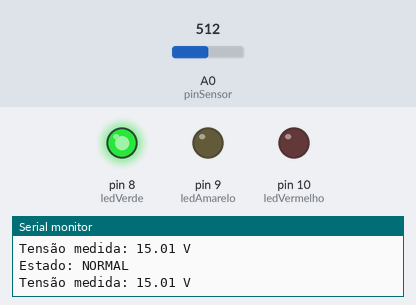
The sketch below on a simulated Arduino Uno, built with avr-gcc and run on an emulated ATmega328P. Parts: output pins drawn as LEDs (lit = HIGH), the last lines printed to the serial monitor. Inputs (shaded band) come from the test bench; at power-on: A0 (pinSensor) = 512.

Above: at 2.8 s.
2.9 s: A0 (pinSensor) set to 807
5.6 s: A0 (pinSensor) set to 829
At 6.6 s:
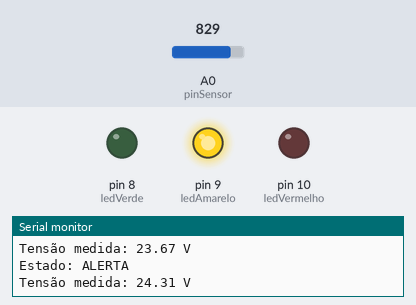
8.3 s: A0 (pinSensor) set to 913
11.2 s: A0 (pinSensor) set to 932
At 12.4 s:
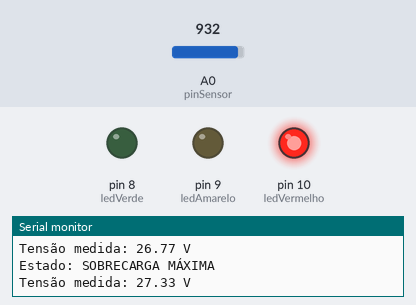
13.9 s: A0 (pinSensor) set to 900
At 15.2 s:
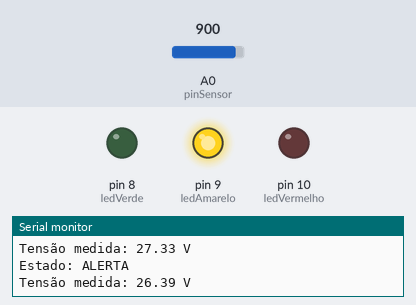
16.6 s: A0 (pinSensor) set to 1023
At 18.3 s:
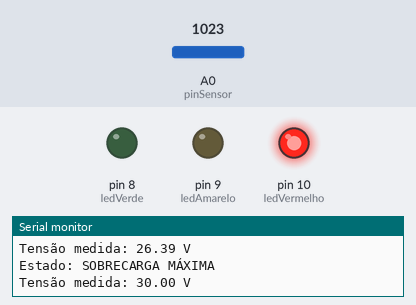
Timing chart, 0 to 19.8 s (numbered marks = the images above; inputs shaded):
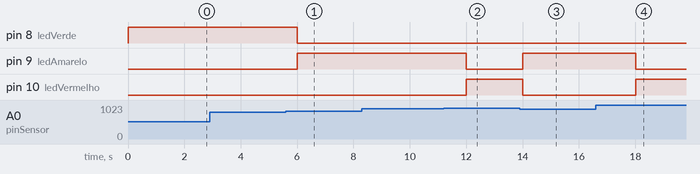

Measured:
- the behaviour switches between 818 and 819 on A0 (pinSensor) (found by bisection; images 0 and 1)
- the behaviour switches between 920 and 921 on A0 (pinSensor) (found by bisection; images 1 and 2)
- after the input at 5.6 s, pin 8 (ledVerde): HIGH → LOW after 0.40 s; pin 9 (ledAmarelo): LOW → HIGH after 0.40 s
- after the input at 11.2 s, pin 9 (ledAmarelo): HIGH → LOW after 0.81 s; pin 10 (ledVermelho): LOW → HIGH after 0.81 s
- after the input at 13.9 s, pin 9 (ledAmarelo): LOW → HIGH after 0.11 s; pin 10 (ledVermelho): HIGH → LOW after 0.11 s
- after the input at 16.6 s, pin 9 (ledAmarelo): HIGH → LOW after 1.4 s; pin 10 (ledVermelho): LOW → HIGH after 1.4 s

The sketch:

Exerc_cio-3.ino
```cpp
// Link do Tinkercad

// https://www.tinkercad.com/things/jJioUXsUmn2-copy-of-exercicio-03-cp2-sers/editel?returnTo=%2Fthings%2FjJioUXsUmn2-copy-of-exercicio-03-cp2-sers&sharecode=tDhot8OSGdBBLiKJwY3UmMEnxfMcHZmIO1FTyI_g03s

const int pinSensor = A0;
const int ledVerde = 8;
const int ledAmarelo = 9;
const int ledVermelho = 10;

void setup() {
  pinMode(ledVerde, OUTPUT);
  pinMode(ledAmarelo, OUTPUT);
  pinMode(ledVermelho, OUTPUT);
  Serial.begin(9600);
}

void loop() {
  int leitura = analogRead(pinSensor);

  float tensao = leitura * (5.0 / 1023.0) * 6.0;

  if (tensao < 24.0) {
    digitalWrite(ledVerde, HIGH);
    digitalWrite(ledAmarelo, LOW);
    digitalWrite(ledVermelho, LOW);
    Serial.println("Estado: NORMAL");
  } else if (tensao >= 24.0 && tensao < 27.0) {
    digitalWrite(ledVerde, LOW);
    digitalWrite(ledAmarelo, HIGH);
    digitalWrite(ledVermelho, LOW);
    Serial.println("Estado: ALERTA");
  } else {
    digitalWrite(ledVerde, LOW);
    digitalWrite(ledAmarelo, LOW);
    digitalWrite(ledVermelho, HIGH);
    Serial.println("Estado: SOBRECARGA MÁXIMA");
  }

  Serial.print("Tensão medida: ");
  Serial.print(tensao);
  Serial.println(" V");

  delay(2000);
}
```
